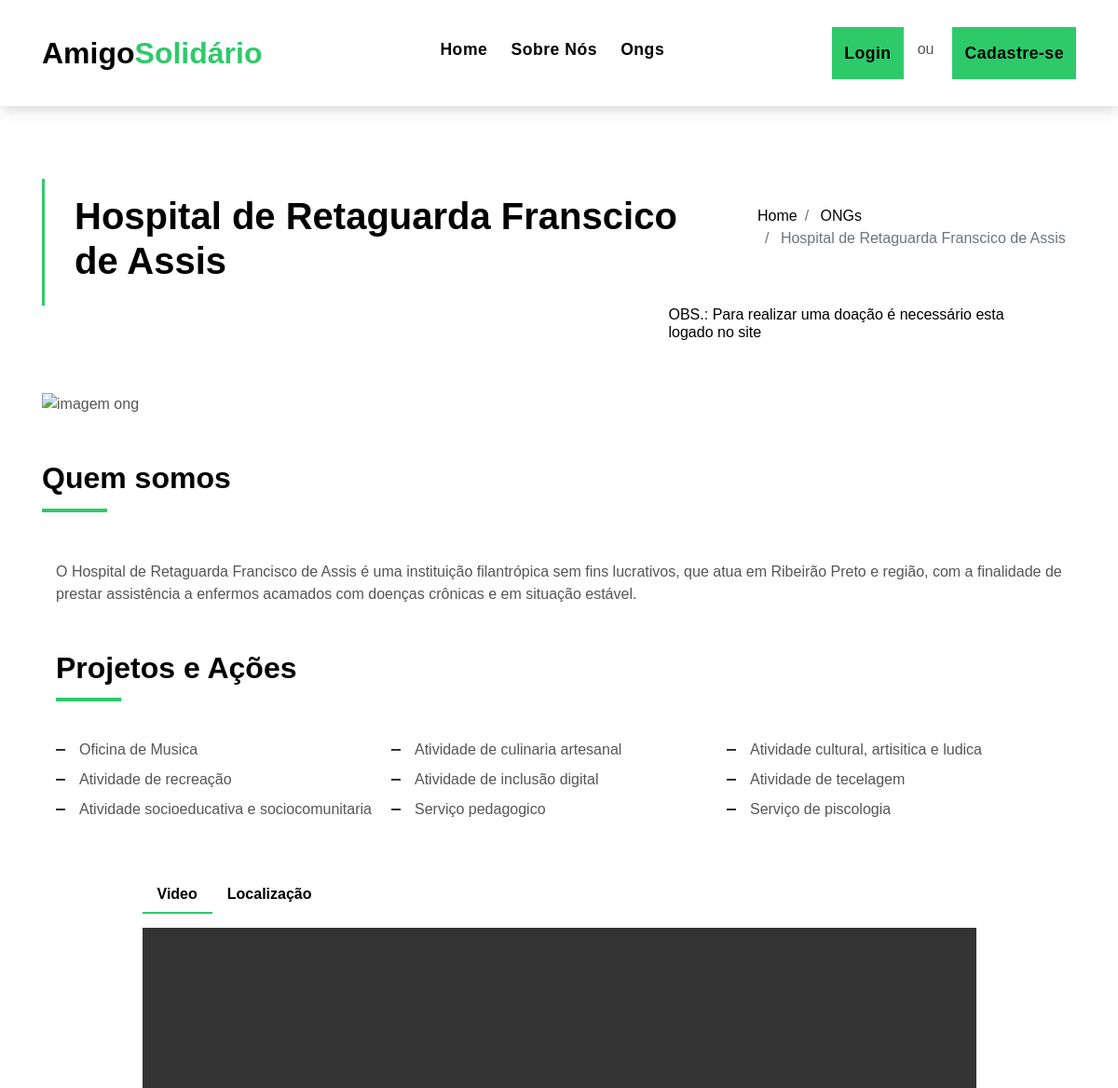
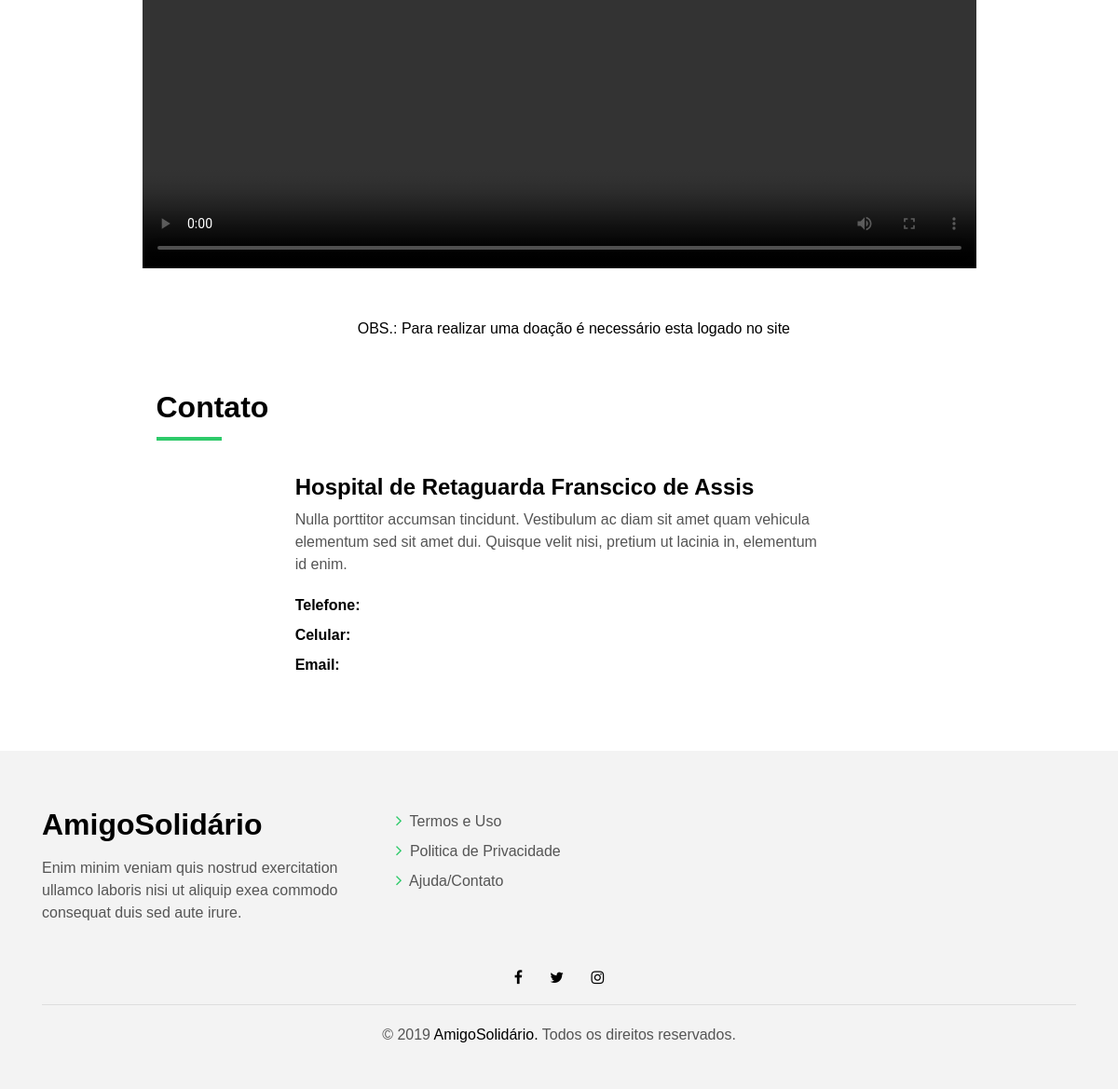
The app's page /info-ong.php?id=1 with its own data (2 pictures, top to bottom).
### tables this page shows
CREATE TABLE `ong`(
    `id`            INTEGER PRIMARY KEY AUTO_INCREMENT,
    `nome_fantasia` VARCHAR(255),
    `ano_fundacao`  YEAR,
    `descricao`     TEXT,
    `ativo`         BOOLEAN,
    `imagem_principal`   VARCHAR(255),
    `imagem_secundaria`  VARCHAR(255),
    `video`         VARCHAR(255), 
    `endereco`      VARCHAR(255),
    `email` VARCHAR(100),
    `telefone` VARCHAR(30),
    `celular` VARCHAR(30)
);

### info-ong.php (the view, shortened to what this page needs)
<?php
  $ID =  $_GET["id"];
  require_once("connection/connection.php");
 $consulta = "SELECT * FROM ONG WHERE id = '{$ID}' ;";
 $query = $conecta->query($consulta);
  $ong = mysqli_fetch_assoc($query);
?>
<!DOCTYPE html>
<html lang="en">
<head>
  <link href="lib/bootstrap/css/bootstrap.min.css" rel="stylesheet">
  <link href="lib/font-awesome/css/font-awesome.min.css" rel="stylesheet">
  <link href="lib/animate/animate.min.css" rel="stylesheet">
  <link href="lib/ionicons/css/ionicons.min.css" rel="stylesheet">
  <link href="lib/owlcarousel/assets/owl.carousel.min.css" rel="stylesheet">
  <link href="css/style.css" rel="stylesheet">
</head>
<body>
   <nav class="navbar navbar-default navbar-trans navbar-expand-lg fixed-top">
    <div class="container">
      <a class="navbar-brand text-brand" href="index.php">Amigo<span class="color-b">Solidário</span></a>
      <div class="navbar-collapse collapse justify-content-center" id="navbarDefault">
        <ul class="navbar-nav">
          <li class="nav-item">
            <a class="nav-link" href="index.php">Home</a>
          </li>
          <li class="nav-item">
            <a class="nav-link" href="about.php">Sobre Nós</a>
          </li>
          <li class="nav-item">
            <a class="nav-link" href="ongs.php">Ongs</a>
          </li>
        </ul>
      </div>
          <?php
              if( !isset($_SESSION["usuarioNome"])) {
              echo '
              <button type="button" class="btn btn-b-n" data-toggle="modal"
                  data-target="#modalLogin" aria-expanded="false">
                    <span class="nav-link">Login</span>
              </button>
              <a class="nav-item">ou</a>
              <button type="button" class="btn btn-b-n" data-toggle="modal"
                data-target="#modalCadastro" aria-expanded="false">
                  <span class="nav-link" aria-hidden="true">Cadastre-se</span>
              </button>
                  ';
              } else {
              echo '
                  <p class="nav-link" style="padding-right: 20px">Bem vindo(a), ' . $_SESSION["usuarioNome"] .' </p>
                  <a class="nav-link" href="logout.php">Sair</a>
                  ';
              }
          ?>
    </div>
  </nav>
  <section class="intro-single"  >
    <div class="container">
      <div class="row">
        <div class="col-md-12 col-lg-8">
          <div class="title-single-box" >
            <h1 class="title-single"><?php echo $ong['nome_fantasia'] ?></h1>
          </div>
        </div>
        <div class="col-md-12 col-lg-4">
          <nav aria-label="breadcrumb" class="breadcrumb-box d-flex justify-content-lg-end">
            <ol class="breadcrumb">
              <li class="breadcrumb-item">
                <a href="index.php">Home</a>
              </li>
              <li class="breadcrumb-item">
                <a href="ongs.php">ONGs</a>
              </li>
              <li class="breadcrumb-item active" aria-current="page">
                <?php echo $ong['nome_fantasia'] ?>
              </li>
            </ol>
          </nav>
        </div>
      </div>
    </div>
    <?php
      if( !isset($_SESSION["usuarioNome"])) {
      echo '
      <div class="row" >
          <div class="col-md-2"></div>
            <div class="col-md-5" >
            </div>
          <div class="col-md-4" >
          <h6>OBS.: Para realizar uma doação é necessário esta logado no site </h6>
          </div>
          </div>  ';
      }
    ?>
  </section>
  <?php
    $img_sec_complet = $ong ['imagem_secundaria'];
    $array_img_sec = preg_split('/\//', $img_sec_complet);
    $foto_sec = 'img/' . $array_img_sec[4];
    $video_complet = $ong ['video'];
    $array_video = preg_split('/\//', $video_complet);
    $video = 'video/' . $array_video[4];
  ?>
  <section class="property-single nav-arrow-b">
    <div class="container">
      <div class="row">
        <div class="col-sm-12">
          <div id="property-single-carousel" class="owl-carousel owl-arrow gallery-property">
            <div class="carousel-item-b">
              <img src="<?php echo $foto_sec ?>" alt="imagem ong">
            </div>
          </div>
          <div class="col-md col-lg section-md">
              <div class="row">
                <div class="col-sm-">
                  <div class="title-box-d">
                    <h3 class="title-d">Quem somos</h3>
                  </div>
                </div>
              </div>
              <div class="property-description">
                </p><p class="description color-text-a no-margin">
                    <?php echo $ong['descricao'] ?>
                </p>
              </div>
              <div class="row section-t3">
                <div class="col-sm-12">
                  <div class="title-box-d">
                    <h3 class="title-d">Projetos e Ações</h3>
                  </div>
                </div>
              </div>
              <div class="amenities-list color-text-a">
                <ul class="list-a no-margin">
                  <li>Oficina de Musica</li>
                  <li>Atividade de culinaria artesanal</li>
                  <li>Atividade cultural, artisitica e ludica</li>
                  <li>Atividade de recreação</li>
                  <li>Atividade de inclusão digital</li>
                  <li>Atividade de tecelagem</li>
                  <li>Atividade socioeducativa e sociocomunitaria</li>
                  <li>Serviço pedagogico</li>
                  <li>Serviço de piscologia</li>
                </ul>
              </div>
            </div>
          </div>
        </div>
        <div class="col-md-10 offset-md-1">
          <ul class="nav nav-pills-a nav-pills mb-3 section-t3" id="pills-tab" role="tablist">
            <li class="nav-item">
              <a class="nav-link active" id="pills-video-tab" data-toggle="pill" href="#pills-video" role="tab"
                aria-controls="pills-video" aria-selected="true">Video</a>
            </li>
            <li class="nav-item">
              <a class="nav-link" id="pills-map-tab" data-toggle="pill" href="#pills-map" role="tab" aria-controls="pills-map"
                aria-selected="false">Localização</a>
            </li>
          </ul>
          <div class="tab-content" id="pills-tabContent">
            <div class="tab-pane fade show active" id="pills-video" role="tabpanel" aria-labelledby="pills-video-tab">
              <video width="100%" height="460" controls="controls">
              <source src="<?php echo $video ?>" type="video/mp4">
              </video>
            </div>
          </div>
          <br>
          <br>
          <?php
              if( !isset($_SESSION["usuarioNome"])) {
              echo '<div class="row" >
              <div class="col-md-12 col-lg-3"></div>
              <div class="col-md-12 col-lg-8" >
                    <h6>OBS.: Para realizar uma doação é necessário esta logado no site </h6>
                    </div>
                </div>  ';
              }
          ?>
        <div class="col-md-12">
          <div class="row section-t3">
            <div class="col-sm-12">
              <div class="title-box-d">
                <h3 class="title-d">Contato</h3>
              </div>
            </div>
          </div>
          <div class="row">
          <div class="col-md-12 col-lg-2"></div>
            <div class="col-md-12 col-lg-8">
              <div class="property-agent">
                <h4 class="title-agent"><?php echo $ong['nome_fantasia'] ?></h4>
                <p class="color-text-a">
                  Nulla porttitor accumsan tincidunt. Vestibulum ac diam sit amet quam vehicula elementum sed sit amet
                  dui. Quisque velit nisi,
                  pretium ut lacinia in, elementum id enim.
                </p>
                <ul class="list-unstyled">
                  <li class="d-flex justify-content-between">
                    <strong>Telefone:</strong>
                  </li>
                  <li class="d-flex justify-content-between">
                    <strong>Celular:</strong>
                  </li>
                  <li class="d-flex justify-content-between">
                    <strong>Email:</strong>
                  </li>
                </ul>
              </div>
            </div>
          </div>
        </div>
      </div>
    </div>
  </section>
    <section class="section-footer">
    <div class="container">
      <div class="row">
        <div class="col-sm-12 col-md-4">
          <div class="widget-a">
            <div class="w-header-a">
              <h3 class="w-title-a text-brand">AmigoSolidário</h3>
            </div>
            <div class="w-body-a">
              <p class="w-text-a color-text-a">
                Enim minim veniam quis nostrud exercitation ullamco laboris nisi ut aliquip exea commodo consequat duis
                sed aute irure.
              </p>
            </div>
          </div>
        </div>
        <div class="col-sm-12 col-md-4 section-md-t3">
          <div class="widget-a">
            <div class="w-body-a">
              <ul class="list-unstyled">
                <li class="item-list-a">
                  <i class="fa fa-angle-right"></i> <a >Termos e Uso</a>
                </li>
                <li class="item-list-a">
                  <i class="fa fa-angle-right"></i> <a >Politica de Privacidade</a>
                </li>
                <li class="item-list-a">
                  <i class="fa fa-angle-right"></i> <a >Ajuda/Contato</a>
                </li>
              </ul>
            </div>
          </div>
        </div>
      </div>
    </div>
  </section>
  <footer>
    <div class="container">
      <div class="row">
        <div class="col-md-12">
          <div class="socials-a">
            <ul class="list-inline">
              <li class="list-inline-item">
                <a href="#">
                  <i class="fa fa-facebook" aria-hidden="true"></i>
                </a>
              </li>
              <li class="list-inline-item">
                <a href="#">
                  <i class="fa fa-twitter" aria-hidden="true"></i>
                </a>
              </li>
              <li class="list-inline-item">
                <a href="#">
                  <i class="fa fa-instagram" aria-hidden="true"></i>
                </a>
              </li>
            </ul>
          </div>
          <div class="copyright-footer">
            <p class="copyright color-text-a">
              &copy; 2019
              <span class="color-a">AmigoSolidário.</span> Todos os direitos reservados.
            </p>
          </div>
        </div>
      </div>
    </div>
  </footer>
</body>
</html>

### css/style.css (style rules this page uses)
body { font-family: 'Poppins', sans-serif; color: #555555; }
h1, h2, h3, h4, h5, h6 { color: #000000; }
a { color: #000000; transition: all .5s ease; }
.text-brand { color: #000000; font-size: 2rem; font-weight: 600; }
.color-a { color: #000000; }
.color-b { color: #2eca6a; }
.color-text-a { color: #555555; }
.no-margin { margin: 0; }
.nav-pills-a.nav-pills .nav-link { color: #000000; position: relative; font-weight: 600; }
.nav-pills-a.nav-pills .nav-link.active { background-color: transparent; }
.nav-pills-a.nav-pills .nav-link.active:after { content: ''; position: absolute; left: 0; bottom: -1px; width: 100%; height: 2px; background-color: #2eca6a; z-index: 2; }
.list-a { display: inline-block; line-height: 2; padding: 0; list-style: none; }
.list-a li { position: relative; width: 50%; float: left; padding-left: 25px; padding-right: 5px; }
.list-a li:before { content: ''; width: 10px; height: 2px; position: absolute; background-color: #313131; top: 15px; left: 0; }
.section-t3 { padding-top: 3rem; }
.title-box-d { padding-bottom: 1.8rem; margin-bottom: 1rem; position: relative; }
.title-box-d .title-d { font-weight: 600; font-size: 2rem; }
.title-box-d .title-d:after { content: ''; position: absolute; width: 70px; height: 4px; background-color: #2eca6a; bottom: 20px; left: 0; }
.socials-a .list-inline-item:not(:last-child) { margin-right: 25px; }
.navbar-default { transition: all .5s ease-in-out; background-color: #ffffff; padding-top: 28px; padding-bottom: 28px; -webkit-backface-visibility: hidden; backface-visibility: hidden; box-shadow: 1px 2px 15px rgba(100, 100, 100, 0.3); }
.navbar-default.navbar-trans, .navbar-default.navbar-reduce { -webkit-backface-visibility: hidden; backface-visibility: hidden; }
.navbar-default.navbar-trans .nav-item, .navbar-default.navbar-reduce .nav-item { position: relative; padding-right: 10px; padding-bottom: 8px; margin-left: 0; }
.navbar-default.navbar-trans .nav-link, .navbar-default.navbar-reduce .nav-link { font-size: 1.1rem; color: #000000; font-weight: 600; letter-spacing: 0.030em; transition: all 0.1s ease-in-out; position: relative; padding-left: 0; padding-right: 0; }
.navbar-default.navbar-trans .nav-link:before, .navbar-default.navbar-reduce .nav-link:before { content: ''; position: absolute; bottom: 5px; left: 0; width: 100%; height: 2px; z-index: 0; background-color: #2eca6a; -webkit-transform: scaleX(0); transform: scaleX(0); -webkit-transform-origin: right; transform-origin: right; transition: opacity .2s ease-out 0.3s, -webkit-transform .2s ease-out; transition: transform .2s ease-out, opacity .2s ease-out 0.3s; transition: transform .2s ease-out, opacity .2s ease-out 0.3s, -webkit-transform .2s ease-out; }
.navbar-default.navbar-trans .nav-link:before { background-color: #2eca6a; }
body { font-family: 'Varela Round', sans-serif; }
.intro-single { padding: 12rem 0 3rem; }
.intro-single .title-single-box { padding: 1rem 0 1rem 2rem; }
.intro-single .title-single-box { border-left: 3px solid #2eca6a; }
.intro-single .title-single-box .title-single { font-weight: 600; font-size: 2.2rem; }
.intro-single .breadcrumb-box { padding: 1rem 0 0 .5rem; }
.intro-single .breadcrumb { background-color: transparent; padding-right: 0; padding-left: 0; }
.gallery-property { margin-bottom: 3rem; }
.property-agent .title-agent { font-weight: 600; }
.property-agent ul { line-height: 2; color: #000000; }
.section-footer { padding-top: 60px; margin-top: 60px; background: #f3f3f3; }
.section-footer ul { line-height: 2; }
.section-footer .item-list-a i { font-size: 18px; padding-right: 4px; color: #2eca6a; }
.section-footer .widget-a .w-title-a { margin-bottom: 1rem; }
footer { background: #f3f3f3; text-align: center; padding: 30px 0; }
footer .copyright-footer { border-top: 1px solid #ddd; padding-top: 20px; }
.btn { transition: .5s ease; }
.btn.btn-b-n { background-color: #2eca6a; color: #ffffff; border-radius: 0; margin-left: 10px; }
@media (min-width: 768px) { .navbar-default.navbar-trans .nav-item, .navbar-default.navbar-reduce .nav-item { margin-left: 15px; } }
@media (min-width: 768px) { .intro-single .title-single-box .title-single { font-size: 2.1rem; } }
@media (min-width: 992px) { .list-a li { width: 33.333%; } }
@media (min-width: 992px) { .intro-single .title-single-box .title-single { font-size: 2.5rem; } }

### records on screen
ong: nome_fantasia "Hospital de Retaguarda Franscico de Assis", descricao "O Hospital de Retaguarda Francisco de Assis é uma instituição filantrópica sem fins lucrativos, que atua em Ribeirão Preto e região, com a finalidade de prestar assistência a enfermos acamados com doenças crônicas e em situação estável."
